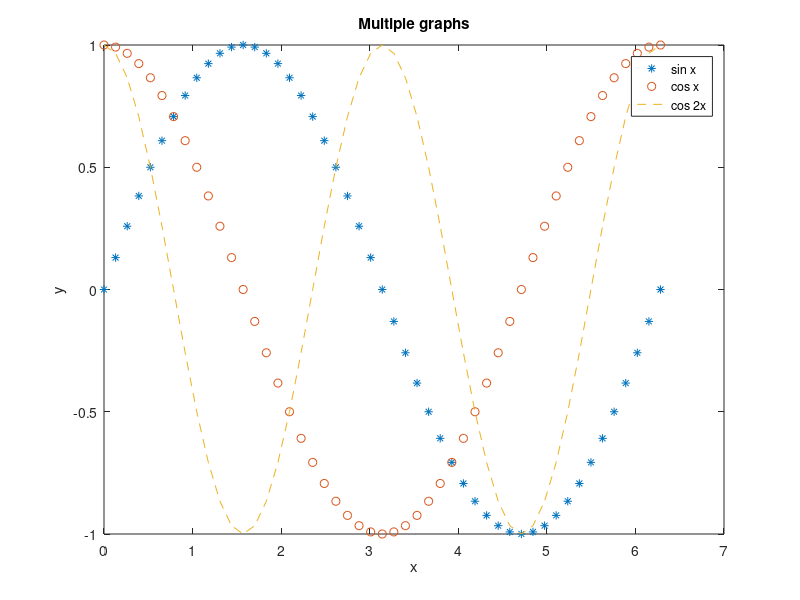

Reproduce this figure in MATLAB.
x=0:pi/24:2*pi;
y1=sin(x );
y2=cos(x);
y3=cos(2*x);


plot(x,y1,'*')
hold on
plot(x,y2,'o')
hold on
plot(x,y3,'--')
hold off
legend('sin x','cos x', 'cos 2x')
xlabel('x')
ylabel('y')
title('Multiple graphs')
